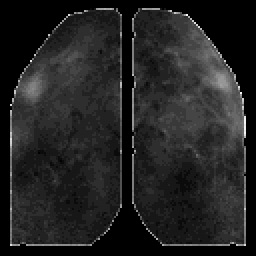
#> input picture test_patterns/pattern_smooth.tif, 128 x 128 px (shown 2 times larger)
$ python -i interactive_bandpass_selector.py   (imports and definitions only)
#> lines starting #> are read from the running program, lines starting #| are printed output that depends on the picture
import numpy as np
from skimage.color import rgb2gray

import matplotlib.pyplot as plt
from matplotlib.widgets import Button
from matplotlib.widgets import RectangleSelector
from utils.matplotlib_rectangle_selector_events import *


class InteractiveBandPassSelector:
    def __init__(self, src_img):
        # plt.ioff()
        self.src_img = src_img
        self.src_fft = np.fft.fftshift((np.fft.fft2(self.src_img)))
        self.src_bp = self.src_img.copy()
        self.src_nrows, self.src_ncols = self.src_img.shape

        # initiate gui figures
        self.fig_src, self.ax_src = plt.subplots()
        self.fig_src.suptitle('Image Fourier-Transform')
        mng = self.fig_src.canvas.manager
        # mng.window.wm_geometry('+1+1')  # set figure position
        self.ax_src.imshow(rgb2gray(np.log(abs(self.src_fft))), cmap='gray')

        self.ax_accept = plt.axes([0.7, 0.05, 0.1, 0.075])
        self.b_accept = Button(self.ax_accept, 'Accept')
        self.b_accept.on_clicked(self.accept)

        self.ax_reset = plt.axes([0.85, 0.05, 0.1, 0.075])
        self.b_reset = Button(self.ax_reset, 'Reset')
        self.b_reset.on_clicked(self.reset)

        self.fig_dst, self.ax_dst = plt.subplots()
        self.fig_dst.suptitle('Band-Pass Image')
        mng = self.fig_dst.canvas.manager
        # mng.window.wm_geometry(f'+{self.src_nrows + 10}+1')
        self.ax_dst.imshow(self.src_bp)

        self.toggle_selector = None
        self.bbox_list = []

        self.cidrelease = self.fig_src.canvas.mpl_connect('button_release_event', self.on_release)
        self.cidclick = self.fig_src.canvas.mpl_connect('button_press_event', self.on_click)

        # self.fig_src.show()
        # self.fig_dst.show()
        plt.show()

    def on_click(self, event):
        self.toggle_selector = RectangleSelector(self.ax_src, onselect, drawtype='box')
        self.fig_src.canvas.mpl_connect('key_press_event', self.toggle_selector)
        self.toggle_selector.press(event)

    def on_release(self, event):
        bbox = self.toggle_selector._rect_bbox
        if bbox[1] > 1 and bbox[3] > 1:
            bbox = (int(bbox[0]), int(bbox[0] + bbox[2]), int(bbox[1]), int(bbox[1] + bbox[3]))
            self.bbox_list.append(bbox)
            self.update_band_pass_image(bbox)

        self.toggle_selector = None

    def disconnect(self):
        self.fig_src.canvas.mpl_disconnect(self.cidrelease)
        self.fig_src.canvas.mpl_disconnect(self.cidclick)

    def update_band_pass_image(self, bbox):
        self.src_fft[bbox[2]: bbox[3], bbox[0]: bbox[1]] = 1
        self.src_bp = abs(np.fft.ifft2(self.src_fft))
        self.draw()

    def draw(self):
        self.ax_src.imshow(rgb2gray(np.log(abs(self.src_fft))), cmap='gray')
        self.ax_dst.imshow(self.src_bp)
        self.fig_dst.canvas.draw()
        self.fig_src.canvas.draw()

    def accept(self, event):
        plt.close(self.fig_src)
        plt.close(self.fig_dst)
        # plt.ion()

    def reset(self, event):
        self.src_bp = self.src_img.copy()
        self.src_fft = np.fft.fftshift((np.fft.fft2(self.src_img)))
        self.bbox_list = []
        self.draw()


# [5 lines of commented-out code are left out]

>>> import cv2
>>> picture = cv2.imread('../../../test_patterns/pattern_smooth.tif', cv2.IMREAD_GRAYSCALE)
#> picture is the input picture: shape (128, 128); min 0, max 22, mean 3
>>> result = InteractiveBandPassSelector(picture).draw()
#> in __init__, `plt.show()`:
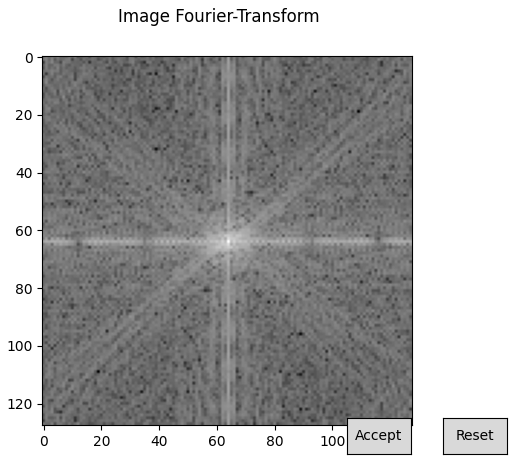
#> figure drawn by matplotlib, 1 panel
